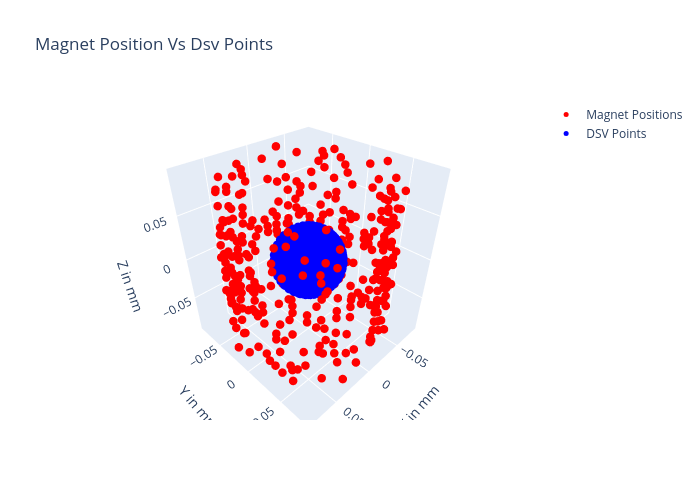

The notebook cell this image was saved under:
### Markdown cell above
## 6. Visualize Initial Configuration

### Code cell
# Interactive 3D plot
visualization.Plot_positions_plotly(full_config, sample_points_small)

### Figure 1 — Plotly figure (JSON) as saved in the notebook; plotly's stock layout.template omitted (floating-point values rounded to 4 significant figures; data arrays with more than 128 entries replaced by an {"elided": "..."} marker saying what was removed)
{"data": [{"marker": {"color": "red", "size": 5}, "mode": "markers", "name": "Magnet Positions", "type": "scatter3d", "x": {"elided": "360 float values"}, "y": {"elided": "360 float values"}, "z": {"elided": "360 float values"}}, {"marker": {"color": "blue", "size": 5}, "mode": "markers", "name": "DSV Points", "type": "scatter3d", "x": {"elided": "1500 float values"}, "y": {"elided": "1500 float values"}, "z": {"elided": "1500 float values"}}], "layout": {"height": 500, "scene": {"xaxis": {"title": {"text": "X in mm"}}, "yaxis": {"title": {"text": "Y in mm"}}, "zaxis": {"title": {"text": "Z in mm"}}}, "title": {"text": "Magnet Position Vs Dsv Points"}, "width": 700}}
